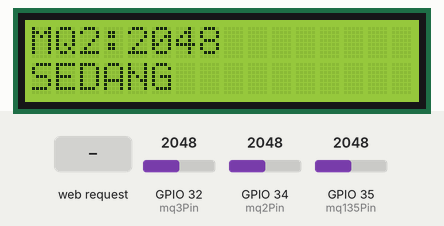
Recording of a sketch running on a simulated ESP32. On the bench: 16×2 character LCD. The test bench sets the inputs (shaded band); at power-on: GPIO 32 (mq3Pin) = 2048, GPIO 34 (mq2Pin) = 2048, GPIO 35 (mq135Pin) = 2048. WiFi joins after 1.5 s; servers stay silent unless stated; what the sketch prints to the serial monitor is not drawn.

Above: at 5.8 s.
5.9 s: HTTP request GET /off received
At 9.4 s:
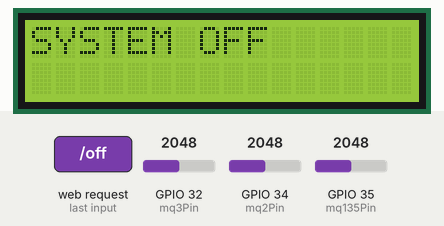
11.0 s: HTTP request GET /on received
At 13.9 s:
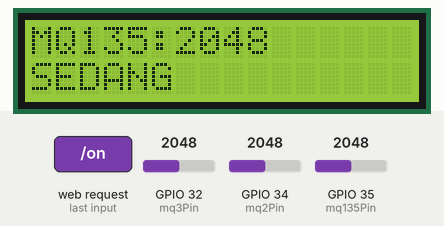
20.5 s: GPIO 32 (mq3Pin) set to 1460
At 28.3 s:
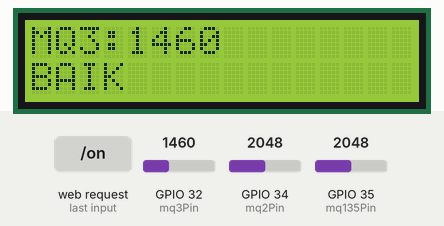
30.0 s: GPIO 34 (mq2Pin) set to 2427
At 34.3 s:
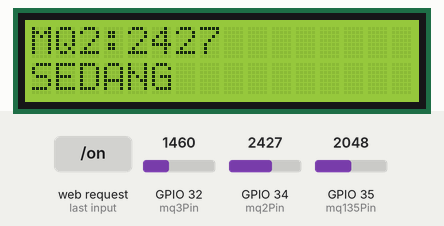
36.9 s: GPIO 34 (mq2Pin) set to 2562
At 39.6 s:
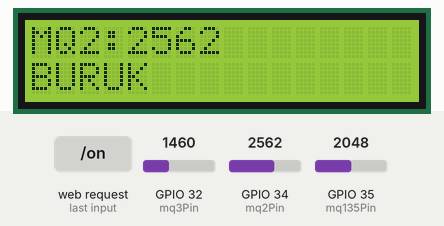
46.0 s: GPIO 35 (mq135Pin) set to 760
At 49.8 s:
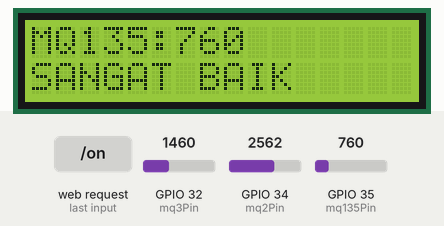
Timing chart, 0 to 51.3 s (numbered marks = the images above; inputs shaded):
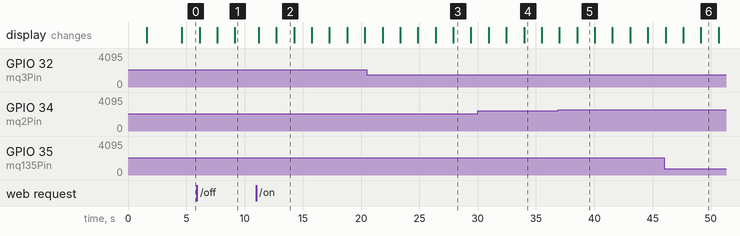

The sketch:

sensorESP32.ino
```cpp
#include <WiFi.h>
#include <WebServer.h>
#include <Wire.h>
#include <LiquidCrystal_I2C.h>

// ===== WIFI =====
const char* ssid = "A";
const char* password = "ayam1212";

WebServer server(80);

// ===== LCD =====
LiquidCrystal_I2C lcd(0x27, 16, 2);

// ===== SENSOR =====
const int mq2Pin   = 34;
const int mq135Pin = 35;
const int mq3Pin   = 32;

// ===== CONTROL SYSTEM =====
bool systemActive = true;

// =====================================================
// FUNCTION KUALITAS GAS
// =====================================================
String kualitasGas(int nilai) {

  if (nilai < 800) {
    return "SANGAT BAIK";
  }
  else if (nilai < 1500) {
    return "BAIK";
  }
  else if (nilai < 2500) {
    return "SEDANG";
  }
  else if (nilai < 3500) {
    return "BURUK";
  }
  else {
    return "SNGT BURUK";
  }
}

// =====================================================
// HTML WEBSITE
// =====================================================
String HTMLpage() {

  int val_mq2   = analogRead(mq2Pin);
  int val_mq135 = analogRead(mq135Pin);
  int val_mq3   = analogRead(mq3Pin);

  String html = "<!DOCTYPE html><html>";
  html += "<head>";
  html += "<meta name='viewport' content='width=device-width, initial-scale=1'>";
  html += "<meta http-equiv='refresh' content='2'>";
  html += "<title>ESP32 GAS MONITOR</title>";

  html += "<style>";
  html += "body{font-family:Arial;text-align:center;background:#f2f2f2;}";
  html += ".card{background:white;padding:20px;margin:15px;border-radius:15px;box-shadow:0 0 10px rgba(0,0,0,0.2);}";
  html += "button{padding:15px 30px;font-size:18px;border:none;border-radius:10px;}";
  html += ".on{background:green;color:white;}";
  html += ".off{background:red;color:white;}";
  html += "</style>";

  html += "</head><body>";

  html += "<h2>ESP32 GAS MONITOR</h2>";

  html += "<div class='card'>";
  html += "<h3>Status System : ";
  html += (systemActive ? "ON" : "OFF");
  html += "</h3>";
  html += "</div>";

  html += "<div class='card'>";
  html += "<h3>MQ2</h3>";
  html += "<p>Nilai : " + String(val_mq2) + "</p>";
  html += "<p>Kualitas : " + kualitasGas(val_mq2) + "</p>";
  html += "</div>";

  html += "<div class='card'>";
  html += "<h3>MQ135</h3>";
  html += "<p>Nilai : " + String(val_mq135) + "</p>";
  html += "<p>Kualitas : " + kualitasGas(val_mq135) + "</p>";
  html += "</div>";

  html += "<div class='card'>";
  html += "<h3>MQ3</h3>";
  html += "<p>Nilai : " + String(val_mq3) + "</p>";
  html += "<p>Kualitas : " + kualitasGas(val_mq3) + "</p>";
  html += "</div>";

  html += "<a href='/on'>";
  html += "<button class='on'>ON</button>";
  html += "</a>";

  html += "<br><br>";

  html += "<a href='/off'>";
  html += "<button class='off'>OFF</button>";
  html += "</a>";

  html += "</body></html>";

  return html;
}

// =====================================================
// HANDLER WEB
// =====================================================
void handleRoot() {
  server.send(200, "text/html", HTMLpage());
}

void handleOn() {

  systemActive = true;

  lcd.clear();
  lcd.setCursor(0, 0);
  lcd.print("SYSTEM ON");

  server.send(200, "text/html", HTMLpage());
}

void handleOff() {

  systemActive = false;

  lcd.clear();
  lcd.setCursor(0, 0);
  lcd.print("SYSTEM OFF");

  server.send(200, "text/html", HTMLpage());
}

// =====================================================
// SETUP
// =====================================================
void setup() {

  Serial.begin(115200);

  // I2C LCD
  Wire.begin(21, 22);

  // LCD
  lcd.init();
  lcd.backlight();

  lcd.setCursor(0, 0);
  lcd.print("Connecting WiFi");

  // WIFI
  WiFi.begin(ssid, password);

  while (WiFi.status() != WL_CONNECTED) {
    delay(500);
    Serial.print(".");
  }

  Serial.println("");
  Serial.println("WiFi Connected");
  Serial.println(WiFi.localIP());

  lcd.clear();
  lcd.setCursor(0, 0);
  lcd.print("WiFi Connected");

  lcd.setCursor(0, 1);
  lcd.print(WiFi.localIP());

  delay(3000);

  // ROUTING
  server.on("/", handleRoot);
  server.on("/on", handleOn);
  server.on("/off", handleOff);

  // START SERVER
  server.begin();

  Serial.println("Web Server Started");
}

// =====================================================
// LOOP
// =====================================================
void loop() {

  server.handleClient();

  // Jika system OFF
  if (!systemActive) {
    delay(500);
    return;
  }

  // BACA SENSOR
  int val_mq2   = analogRead(mq2Pin);
  int val_mq135 = analogRead(mq135Pin);
  int val_mq3   = analogRead(mq3Pin);

  // SERIAL MONITOR
  Serial.print("MQ2: ");
  Serial.print(val_mq2);

  Serial.print(" | MQ135: ");
  Serial.print(val_mq135);

  Serial.print(" | MQ3: ");
  Serial.println(val_mq3);

  // =====================================================
  // MQ2
  // =====================================================
  lcd.clear();

  lcd.setCursor(0, 0);
  lcd.print("MQ2:");
  lcd.print(val_mq2);

  lcd.setCursor(0, 1);
  lcd.print(kualitasGas(val_mq2));

  delay(1500);

  // =====================================================
  // MQ135
  // =====================================================
  lcd.clear();

  lcd.setCursor(0, 0);
  lcd.print("MQ135:");
  lcd.print(val_mq135);

  lcd.setCursor(0, 1);
  lcd.print(kualitasGas(val_mq135));

  delay(1500);

  // =====================================================
  // MQ3
  // =====================================================
  lcd.clear();

  lcd.setCursor(0, 0);
  lcd.print("MQ3:");
  lcd.print(val_mq3);

  lcd.setCursor(0, 1);
  lcd.print(kualitasGas(val_mq3));

  delay(1500);
}
```

Measured:
- the behaviour switches between 2499 and 2500 on GPIO 34 (mq2Pin) (found by bisection; images 4 and 5)
- after the input at 5.9 s, the display: first differs from a run without the input after 3.3 s (image 1)
- after the input at 11.0 s, the display: first changes after 0.21 s (image 2 shows a later state)
- after the input at 20.5 s, the display: first differs from a run without the input after 7.4 s (image 3)
- after the input at 36.9 s, the display: first differs from a run without the input after 1.6 s (image 5)
- after the input at 46.0 s, the display: first differs from a run without the input after 3.2 s (image 6)
- what the display in image 2 shows lasts 1.5 s, from 12.7 s to 14.2 s
